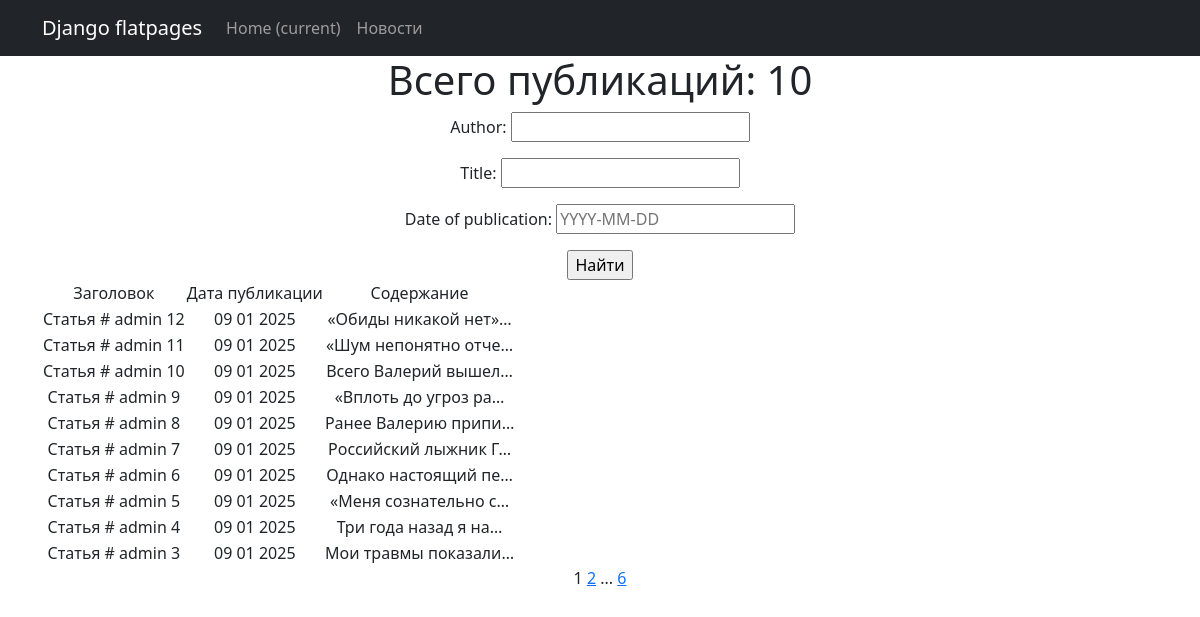
The page /news/ on the database as committed earlier.
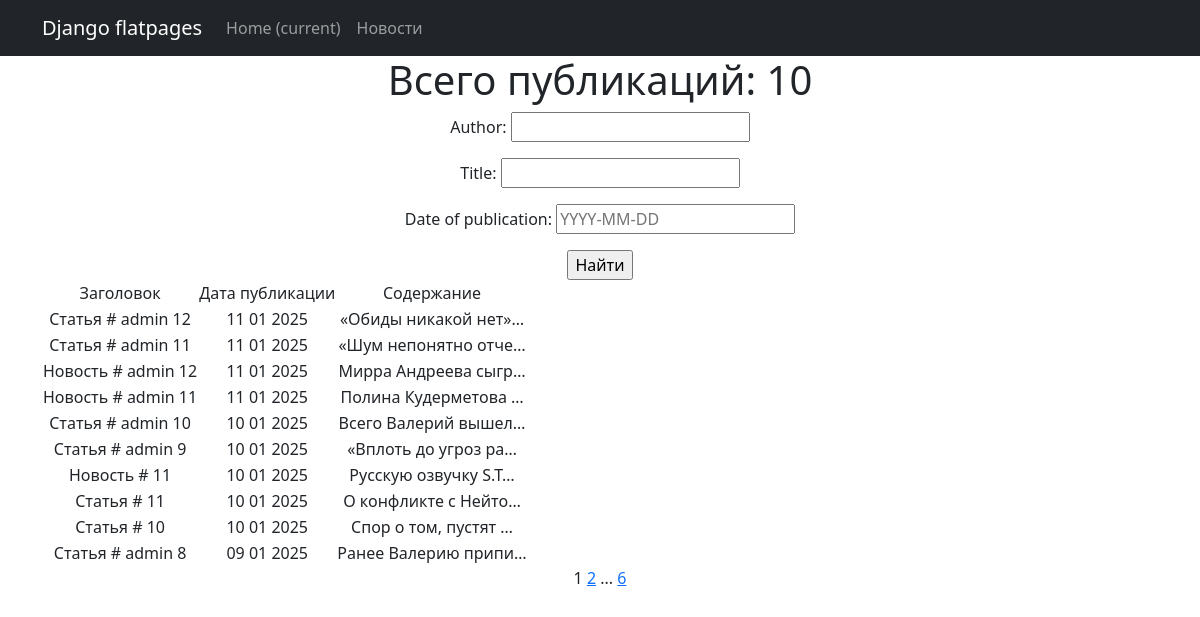
The same page on the database as committed later.
### new_portal/models.py (models this page shows, shortened)
class Post(models.Model):
    author = models.ForeignKey(Author, on_delete=models.CASCADE)  # 'связь один ко многим' с моделью Author
    choice_type = models.CharField(max_length=2, choices=POST_TYPE_CHOICES, default='AR')  # Выбор типа сообщения
    time_in = models.DateTimeField(auto_now_add=True)  # автоматическое добавление даты и времени при создании поста
    categories = models.ManyToManyField(Category, through='PostCategory')  # 'связь многие ко многим' через PostCategory
    title = models.CharField(max_length=128)
    content = models.TextField()
    rating = models.IntegerField(default=0)

### new_portal/views.py (the view)
# urls.py: path('', NewsList.as_view()),
class NewsList(ListView):
    model = Post
    ordering = '-time_in'  # сортировка по времени создания (от более свежей публикации)
    template_name = 'news.html'  # шаблон с инструкциями об отражении страницы
    context_object_name = 'news'  # имя списка содержащего все объекты
    paginate_by = 10  # указываем количество записей на странице
    def get_queryset(self):
        queryset = super().get_queryset()
        self.filterset = PostFilter(self.request.GET, queryset)
        return self.filterset.qs  # Возвращаем из функции отфильтрованный список товаров
    def get_context_data(self, **kwargs):
        context = super().get_context_data(**kwargs)
        context['filterset'] = self.filterset
        return context

### new_portal/templatetags/censor_filters.py (called while the page is built)
@register.filter()  # декоратор, регистрирует функцию как фильтр (для применения его в шаблонах)
def censor(text):
    for el in BAD_WORDS:  # перебор списка слов и замена на *, при совпадении
        pattern = re.compile(r'\b{}\b'.format(el), re.IGNORECASE)
        censored_word = el[0] + '*' * (len(el) - 1)
        text = re.sub(pattern, censored_word, text)
    return text

@register.simple_tag(takes_context=True)  # сообщает Django, что для работы тега требуется передать контекст
def url_replace(context, **kwargs):
    d = context['request'].GET.copy()  # позволяет скопировать все параметры текущего запроса.
    for k, v in kwargs.items():  # по указанным полям устанавливаем новые значения, переданные при использовании тега
        d[k] = v
    return d.urlencode()  # кодируем параметры в формат, который может быть указан в строке браузера

### new_portal/templates/news.html (shortened to what this page needs)
{% extends 'flatpages/default.html' %}
{% load censor_filters %}
{% block content %}
<h1>Всего публикаций: {{ news|length }}</h1>
    <form action="" method="get">
        {{ filterset.form.as_p }}
        <input type="submit" value="Найти" />
    </form>
    {% if news %}
        <table>
            <tr>
                <td>Заголовок</td>
                <td>Дата публикации</td>
                <td>Содержание</td>
            </tr>
            {% for new in news %}
            <tr>
                <td>{{ new.title|censor }}</td>
                <td>{{ new.time_in|date:'d m Y' }}</td>
                <td>{{ new.content|truncatechars:20|censor }}</td>
            </tr>
            {% endfor %}
        </table>
    {% endif %}
   {{ page_obj.number }}
   {% if page_obj.has_next %}
       <a href="?{% url_replace page=page_obj.next_page_number %}">{{ page_obj.next_page_number }}</a>
       {% if paginator.num_pages != page_obj.next_page_number %}
           ...
           <a href="?{% url_replace page=page_obj.paginator.num_pages %}">{{ page_obj.paginator.num_pages }}</a>
       {% endif %}
   {% endif %}
{% endblock content %}

Rows that differ between the two databases and show on the page:
no longer on this page (row unchanged): Post: title|censor "Статья # admin 7", time_in "09 01 2025", content|censor "Российский лыжник Г…"
no longer on this page (row unchanged): Post: title|censor "Статья # admin 6", time_in "09 01 2025", content|censor "Однако настоящий пе…"
no longer on this page (row edited): Post: title|censor "Статья # admin 5", time_in "09 01 2025", content|censor "«Меня сознательно с…"
no longer on this page (row edited): Post: title|censor "Статья # admin 4", time_in "09 01 2025", content|censor "Три года назад я на…"
no longer on this page (row unchanged): Post: title|censor "Статья # admin 3", time_in "09 01 2025", content|censor "Мои травмы показали…"
changed Post "Статья # admin 12": time_in "09 01 2025" → "11 01 2025"
changed Post "Статья # admin 11": time_in "09 01 2025" → "11 01 2025"
now on this page (row edited): Post: title|censor "Новость # admin 12", time_in "11 01 2025", content|censor "Мирра Андреева сыгр…"
now on this page (row edited): Post: title|censor "Новость # admin 11", time_in "11 01 2025", content|censor "Полина Кудерметова …"
changed Post "Статья # admin 10": time_in "09 01 2025" → "10 01 2025"
changed Post "Статья # admin 9": time_in "09 01 2025" → "10 01 2025"
now on this page (row edited): Post: title|censor "Новость # 11", time_in "10 01 2025", content|censor "Русскую озвучку S.T…"
now on this page (row edited): Post: title|censor "Статья # 11", time_in "10 01 2025", content|censor "О конфликте с Нейто…"
now on this page (row edited): Post: title|censor "Статья # 10", time_in "10 01 2025", content|censor "Спор о том, пустят …"
